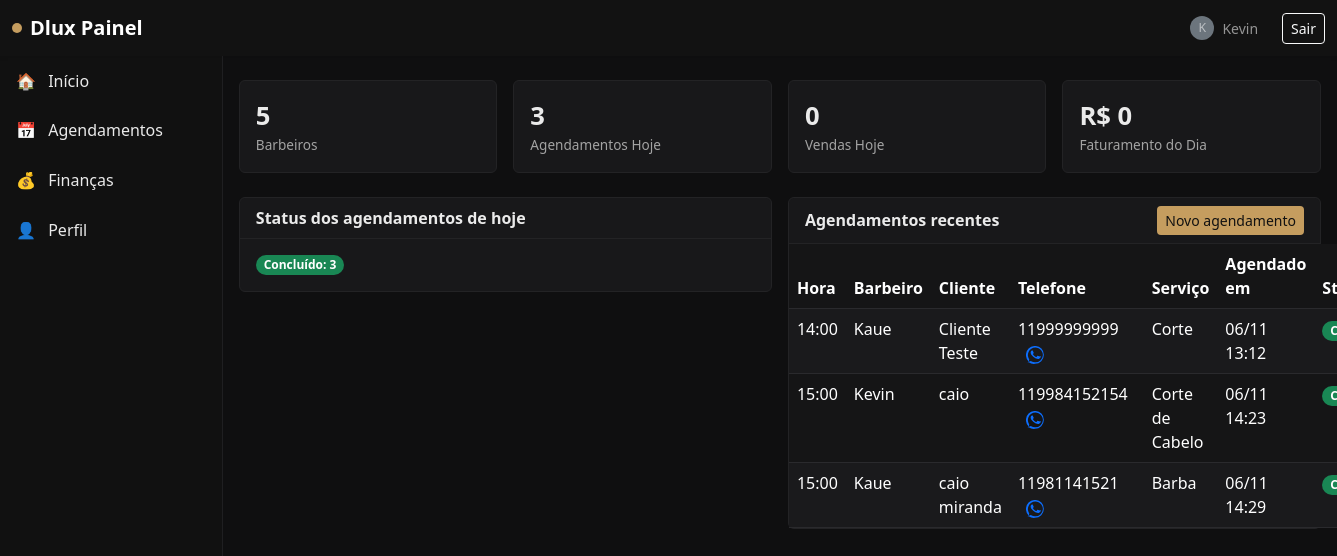
The app's page /painel/admin/ (signed in), older data.
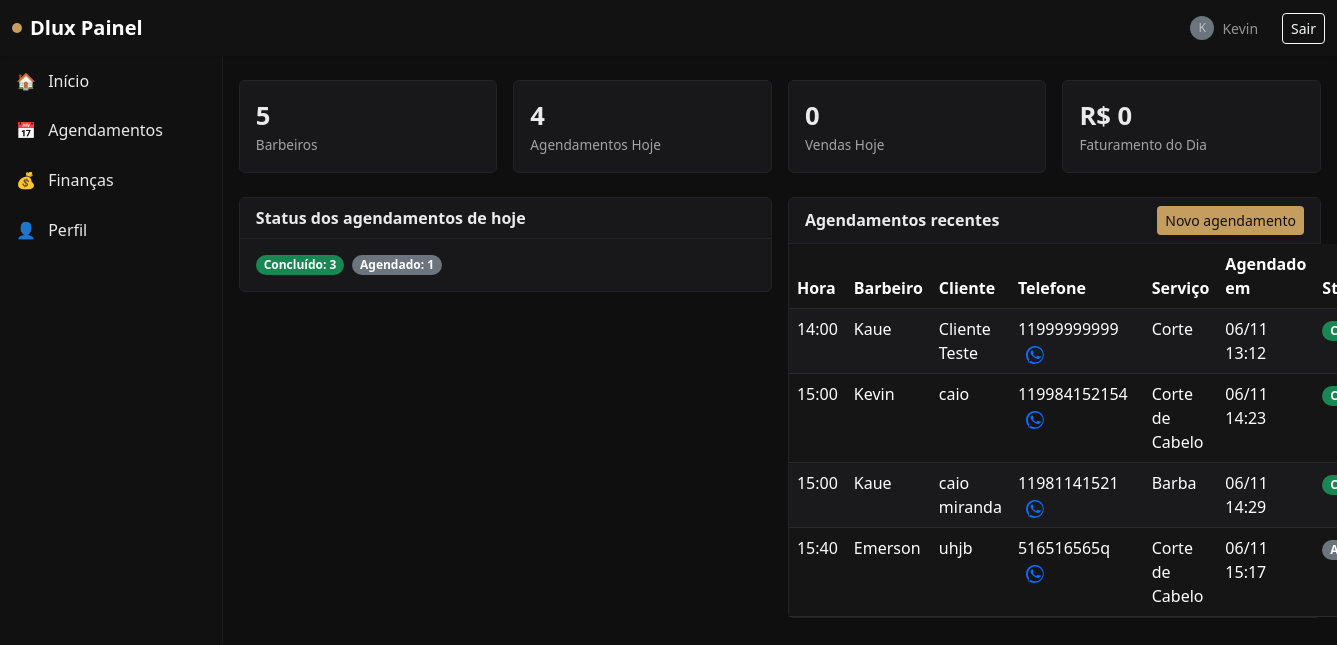
The same page, newer data.
### appointments/models.py (models this page shows, shortened)
class Appointment(models.Model):
    STATUS_SCHEDULED = 'scheduled'
    STATUS_DONE = 'done'
    STATUS_CANCELLED = 'cancelled'
    STATUS_CHOICES = [
        (STATUS_SCHEDULED, 'Agendado'),
        (STATUS_DONE, 'Finalizado'),
        (STATUS_CANCELLED, 'Cancelado'),
    ]
    barber = models.ForeignKey(User, on_delete=models.CASCADE, limit_choices_to={'role': User.BARBER}, related_name='appointments')
    client_name = models.CharField(max_length=120)
    client_phone = models.CharField(max_length=32)
    service = models.ForeignKey(Service, on_delete=models.PROTECT)
    start_datetime = models.DateTimeField()
    end_datetime = models.DateTimeField()
    status = models.CharField(max_length=12, choices=STATUS_CHOICES, default=STATUS_SCHEDULED)
    notes = models.TextField(blank=True)
    created_at = models.DateTimeField(auto_now_add=True)
    class Meta:
        indexes = [
            models.Index(fields=['barber', 'start_datetime']),
            models.Index(fields=['status']),
        ]

### users/models.py (models this page shows, shortened)
class User(AbstractUser):
    BARBER = 'barber'
    ADMIN = 'admin'
    ROLE_CHOICES = [
        (BARBER, 'Barbeiro'),
        (ADMIN, 'Administrador'),
    ]
    role = models.CharField(max_length=16, choices=ROLE_CHOICES, default=BARBER)
    display_name = models.CharField(max_length=255, blank=True)
    avatar = models.ImageField(upload_to='avatars/', blank=True, null=True)
    phone = models.CharField(max_length=32, blank=True)

### services/models.py (models this page shows, shortened)
class Service(models.Model):
    title = models.CharField(max_length=120)
    price = models.DecimalField(max_digits=8, decimal_places=2)
    duration_minutes = models.PositiveIntegerField(default=30)
    active = models.BooleanField(default=True)

### users/views.py (the view)
# urls.py: path('painel/admin/', dashboard_admin, name='dashboard_admin'),
@login_required
def dashboard_admin(request: HttpRequest):
    now = timezone.localtime()
    Appointment.objects.filter(status='scheduled', end_datetime__lte=now).update(status='done')
    today_start = now.replace(hour=0, minute=0, second=0, microsecond=0)
    today_end = today_start + timezone.timedelta(days=1)
    appts_today = Appointment.objects.filter(
        start_datetime__gte=today_start,
        start_datetime__lt=today_end,
    )
    sales_today = Sale.objects.filter(
        created_at__gte=today_start,
        created_at__lt=today_end,
        status='paid'
    )
    status_breakdown = appts_today.values('status').annotate(c=Count('id'))
    sales_total = sales_today.aggregate(total=Sum('amount'))['total'] or 0
    barbers_count = 5
    return render(request, 'dashboard_admin.html', {
        'kpis': {
            'appointments_count': appts_today.count(),
            'sales_count': sales_today.count(),
            'sales_total': sales_total,
            'barbers_count': barbers_count,
        },
        'status_breakdown': status_breakdown,
        'appointments_today': appts_today.order_by('start_datetime')[:10],
    })

### templates/dashboard_admin.html (shortened to what the changed rows need)
{% extends 'base.html' %}
{% block content %}
<div class="row g-3 mb-4">
  <div class="col-sm-6 col-lg-3">
    <div class="card card-panel">
      <div class="card-body">
        <div class="kpi">{{ kpis.appointments_count }}</div>
        <div class="kpi-label">Agendamentos Hoje</div>
      </div>
    </div>
  </div>
</div>
<div class="row g-3">
  <div class="col-lg-6">
    <div class="card card-panel mb-4">
      <div class="card-body">
        {% if status_breakdown %}
          <div class="d-flex flex-wrap gap-2">
            {% for item in status_breakdown %}
              {% if item.status == 'scheduled' %}
                <span class="badge rounded-pill text-bg-secondary">Agendado: {{ item.c }}</span>
              {% elif item.status == 'done' %}
                <span class="badge rounded-pill bg-success">Concluído: {{ item.c }}</span>
              {% elif item.status == 'cancelled' %}
                <span class="badge rounded-pill bg-danger">Cancelado: {{ item.c }}</span>
              {% elif item.status == 'no_show' %}
                <span class="badge rounded-pill bg-warning text-dark">Faltou: {{ item.c }}</span>
              {% else %}
                <span class="badge rounded-pill badge-accent">{{ item.status }}: {{ item.c }}</span>
              {% endif %}
            {% endfor %}
          </div>
        {% else %}
          <div class="muted">Sem agendamentos hoje.</div>
        {% endif %}
      </div>
    </div>
  </div>
  <div class="col-lg-6">
    <div class="card card-panel mb-4">
      <div class="card-body p-0">
        <table class="table table-dark table-striped mb-0">
          <thead>
            <tr>
              <th style="width: 80px;">Hora</th>
              <th>Barbeiro</th>
              <th>Cliente</th>
              <th>Telefone</th>
              <th>Serviço</th>
              <th style="width: 140px;">Agendado em</th>
              <th style="width: 140px;">Status</th>
            </tr>
          </thead>
          <tbody>
            {% for a in appointments_today %}
            <tr>
              <td>{{ a.start_datetime|date:'H:i' }}</td>
              <td>
                {{ a.barber.display_name|default:a.barber.username }}
              </td>
              <td>{{ a.client_name }}</td>
              <td>
                {{ a.client_phone }}
                {% if a.client_phone %}
                  <a href="https://wa.me/{{ a.client_phone }}" target="_blank" class="ms-2" title="WhatsApp">
                  </a>
                {% endif %}
              </td>
              <td>{{ a.service.title }}</td>
              <td>{{ a.created_at|date:'d/m H:i' }}</td>
              <td>
                {% if a.status == 'scheduled' %}
                  <span class="badge rounded-pill text-bg-secondary">Agendado</span>
                {% elif a.status == 'done' %}
                  <span class="badge rounded-pill bg-success">Concluído</span>
                {% elif a.status == 'cancelled' %}
                  <span class="badge rounded-pill bg-danger">Cancelado</span>
                {% else %}
                  <span class="badge rounded-pill badge-accent">{{ a.status }}</span>
                {% endif %}
              </td>
            </tr>
            {% empty %}
            <tr>
              <td colspan="7" class="text-center muted">Sem registros.</td>
            </tr>
            {% endfor %}
          </tbody>
        </table>
      </div>
    </div>
  </div>
</div>
{% endblock %}

Row changes from the older to the newer data that the page shows:
added Appointment: start_datetime "15:40", barber.display_name "Emerson", client_name "uhjb", client_phone "516516565q", service "Corte de Cabelo", created_at "06/11 15:17", status "Agendado"
Text that changed along with them:
{{ kpis.appointments_count }}: "3" → "4"
new list line: "Agendado: 1"
